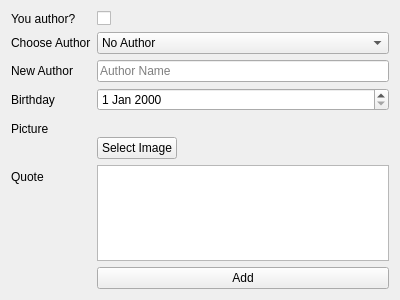
<?xml version="1.0" encoding="UTF-8"?>
<ui version="4.0">
 <class>Form</class>
 <widget class="QWidget" name="Form">
  <property name="geometry">
   <rect>
    <x>0</x>
    <y>0</y>
    <width>400</width>
    <height>300</height>
   </rect>
  </property>
  <property name="windowTitle">
   <string>Add quote</string>
  </property>
  <layout class="QFormLayout" name="formLayout_2">
   <item row="0" column="0">
    <widget class="QLabel" name="isAuthorLabel">
     <property name="text">
      <string>You author?</string>
     </property>
    </widget>
   </item>
   <item row="0" column="1">
    <widget class="QCheckBox" name="isAuthorCheckbox">
     <property name="text">
      <string/>
     </property>
    </widget>
   </item>
   <item row="1" column="0">
    <widget class="QLabel" name="chooseAuthorLabel">
     <property name="text">
      <string>Choose Author</string>
     </property>
    </widget>
   </item>
   <item row="1" column="1">
    <widget class="QComboBox" name="chooseAuthorComboBox">
     <item>
      <property name="text">
       <string>No Author</string>
      </property>
     </item>
    </widget>
   </item>
   <item row="2" column="0">
    <widget class="QLabel" name="authorLabel">
     <property name="text">
      <string>New Author</string>
     </property>
    </widget>
   </item>
   <item row="2" column="1">
    <widget class="QLineEdit" name="nameLineEdit">
     <property name="placeholderText">
      <string>Author Name</string>
     </property>
    </widget>
   </item>
   <item row="3" column="0">
    <widget class="QLabel" name="birthdayLabel">
     <property name="text">
      <string>Birthday</string>
     </property>
    </widget>
   </item>
   <item row="3" column="1">
    <widget class="QDateEdit" name="birthdayDateEdit"/>
   </item>
   <item row="4" column="0">
    <widget class="QLabel" name="label">
     <property name="text">
      <string>Picture</string>
     </property>
    </widget>
   </item>
   <item row="4" column="1">
    <layout class="QVBoxLayout" name="verticalLayout">
     <item>
      <widget class="QLabel" name="imageLabel">
       <property name="text">
        <string/>
       </property>
      </widget>
     </item>
     <item>
      <widget class="QPushButton" name="imagePushButton">
       <property name="sizePolicy">
        <sizepolicy hsizetype="Maximum" vsizetype="Fixed">
         <horstretch>0</horstretch>
         <verstretch>0</verstretch>
        </sizepolicy>
       </property>
       <property name="text">
        <string>Select Image</string>
       </property>
      </widget>
     </item>
    </layout>
   </item>
   <item row="5" column="0">
    <widget class="QLabel" name="quoteLabel">
     <property name="text">
      <string>Quote</string>
     </property>
    </widget>
   </item>
   <item row="5" column="1">
    <widget class="QTextEdit" name="quoteTextEdit"/>
   </item>
   <item row="6" column="1">
    <widget class="QPushButton" name="quoteAddButton">
     <property name="text">
      <string>Add</string>
     </property>
    </widget>
   </item>
  </layout>
 </widget>
 <resources/>
 <connections/>
</ui>
